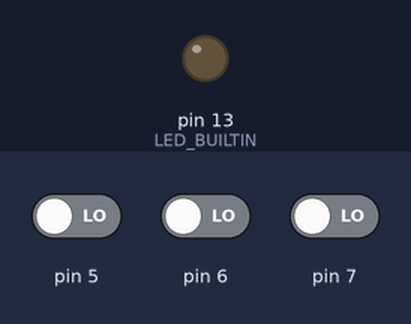
Recording of a sketch running on a simulated Arduino Uno, built with avr-gcc and run on an emulated ATmega328P. On the bench: output pins drawn as LEDs (lit = HIGH). Inputs (shaded band) come from the test bench; at power-on: pin 5 LOW, pin 6 LOW, pin 7 LOW.

Above: at 6.8 s.
6.9 s: pin 5 driven HIGH
At 9.3 s:
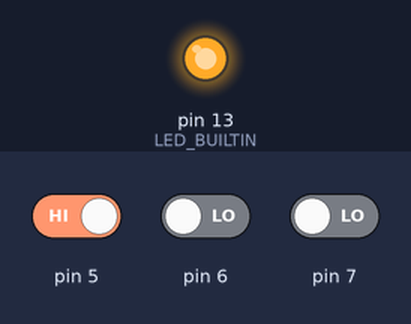
10.8 s: pin 5 driven LOW
At 12.8 s:
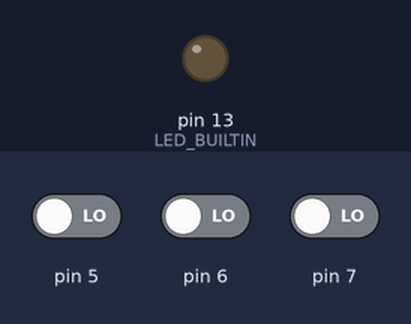
14.7 s: pin 6 driven HIGH
At 16.3 s:
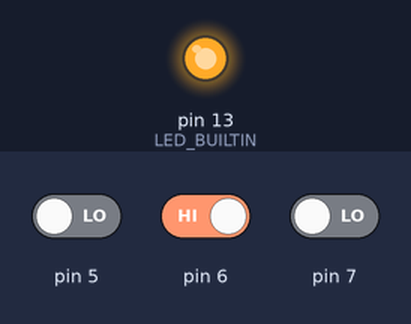
Timing chart, 0 to 17.8 s (numbered marks = the images above; inputs shaded):
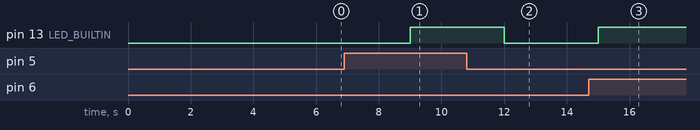

Measured:
- after the input at 6.9 s, pin 13 (LED_BUILTIN): LOW → HIGH after 2.1 s
- after the input at 10.8 s, pin 13 (LED_BUILTIN): HIGH → LOW after 1.2 s
- after the input at 14.7 s, pin 13 (LED_BUILTIN): LOW → HIGH after 0.30 s

The sketch:

Motionsensor_Bob_217616227.ino
```cpp
void setup() {
  // put your setup code here, to run once:
  Serial.begin(9600);
  pinMode(5, INPUT);
  pinMode(6, INPUT);
  pinMode(7, INPUT);
  pinMode(LED_BUILTIN, OUTPUT);

}

void loop()
{
  digitalWrite(LED_BUILTIN, LOW);
  if (digitalRead(5) == HIGH or digitalRead(6) == HIGH or digitalRead(7) == HIGH)
  {
    digitalWrite(LED_BUILTIN, HIGH);
  }
  else
  {
    digitalWrite(LED_BUILTIN, LOW);
  }
  delay(3000);
}
```
